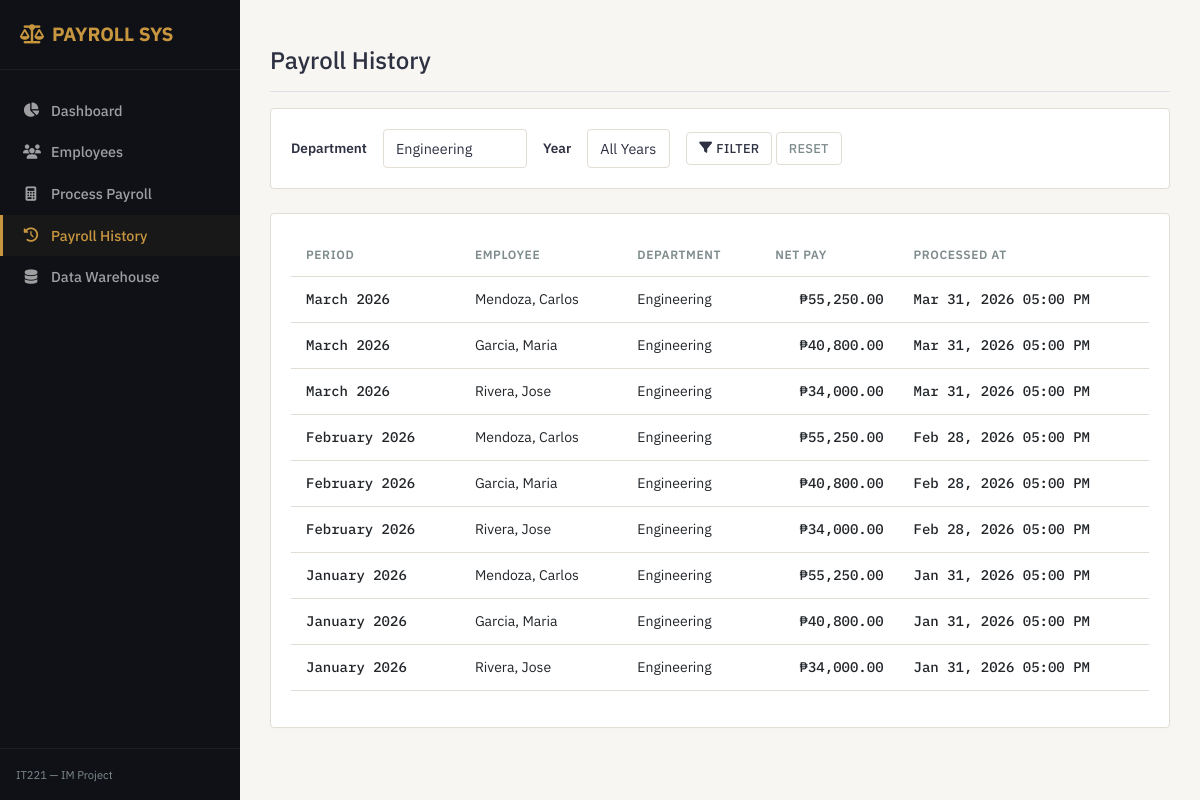
Page /pages/payroll/history.php?dept_id=3 on the committed database.
### tables this page shows
CREATE TABLE payroll_records (
    record_id    INT AUTO_INCREMENT PRIMARY KEY,
    emp_id       INT            NOT NULL,
    period_month TINYINT        NOT NULL CHECK (period_month BETWEEN 1 AND 12),
    period_year  SMALLINT       NOT NULL CHECK (period_year BETWEEN 2000 AND 2099),
    basic_pay    DECIMAL(12,2)  NOT NULL DEFAULT 0.00,
    total_deductions DECIMAL(12,2) NOT NULL DEFAULT 0.00,
    net_pay      DECIMAL(12,2)  NOT NULL DEFAULT 0.00,
    processed_at DATETIME       NOT NULL DEFAULT CURRENT_TIMESTAMP,
    notes        TEXT           NULL,

    CONSTRAINT uq_payroll_period
        UNIQUE (emp_id, period_month, period_year),

    CONSTRAINT fk_payroll_emp
        FOREIGN KEY (emp_id) REFERENCES employees(emp_id)
        ON DELETE RESTRICT
        ON UPDATE CASCADE
);

CREATE TABLE departments (
    dept_id     INT AUTO_INCREMENT PRIMARY KEY,
    dept_name   VARCHAR(100) NOT NULL UNIQUE,
    created_at  DATETIME     NOT NULL DEFAULT CURRENT_TIMESTAMP
);

### pages/payroll/history.php (the view, shortened to what this page needs)
<?php
require_once __DIR__ . '/../../config/db.php';
$dept_id = (int)($_GET['dept_id'] ?? 0);
$dept_stmt = $pdo->query("SELECT * FROM departments ORDER BY dept_name");
$departments = $dept_stmt->fetchAll();
$sql = "
    SELECT
        pr.record_id,
        CONCAT(e.last_name, ', ', e.first_name) AS full_name,
        d.dept_name,
        pr.period_month,
        pr.period_year,
        pr.net_pay,
        pr.processed_at
    FROM payroll_records pr
    INNER JOIN employees e ON pr.emp_id = e.emp_id
    INNER JOIN positions p ON e.pos_id = p.pos_id
    INNER JOIN departments d ON p.dept_id = d.dept_id
    WHERE 1=1
";
$params = [];
if ($dept_id > 0) {
    $sql .= " AND d.dept_id = ?";
    $params[] = $dept_id;
}
$sql .= " ORDER BY pr.processed_at DESC";
$stmt = $pdo->prepare($sql);
$stmt->execute($params);
$history = $stmt->fetchAll();
require_once __DIR__ . '/../../includes/header.php';
require_once __DIR__ . '/../../includes/sidebar.php';
?>
<div class="d-flex justify-content-between flex-wrap flex-md-nowrap align-items-center pt-3 pb-2 mb-3 border-bottom">
    <h1 class="h4">Payroll History</h1>
</div>
<div class="card mb-4">
    <div class="card-body">
        <form method="GET" action="" class="row g-3 align-items-center">
            <div class="col-auto">
                <label for="dept_id" class="form-label mb-0">Department</label>
            </div>
            <div class="col-auto">
                <select class="form-control" id="dept_id" name="dept_id">
                    <?php foreach ($departments as $dept): ?>
                        <option value="<?php echo $dept['dept_id']; ?>" <?php echo ($dept_id == $dept['dept_id']) ? 'selected' : ''; ?>>
                            <?php echo htmlspecialchars($dept['dept_name']); ?>
                        </option>
                    <?php endforeach; ?>
                </select>
            </div>
            <div class="col-auto">
                <label for="year" class="form-label mb-0">Year</label>
            </div>
            <div class="col-auto">
                <select class="form-control" id="year" name="year">
                    <option value="0">All Years</option>
                </select>
            </div>
            <div class="col-auto">
                <button type="submit" class="btn btn-outline">
                    <i class="fa-solid fa-filter me-1"></i>Filter
                </button>
                <a href="/payroll_management_IM/pages/payroll/history.php" class="btn btn-outline text-muted">Reset</a>
            </div>
        </form>
    </div>
</div>
<div class="card">
    <div class="card-body">
        <div class="table-responsive">
            <table class="table">
                <thead>
                    <tr>
                        <th>Period</th>
                        <th>Employee</th>
                        <th>Department</th>
                        <th class="text-right">Net Pay</th>
                        <th>Processed At</th>
                    </tr>
                </thead>
                <tbody>
                    <?php foreach ($history as $row): ?>
                        <tr>
                            <td class="numeric">
                                <?php echo date('F', mktime(0, 0, 0, $row['period_month'], 1)) . ' ' . $row['period_year']; ?>
                            </td>
                            <td><?php echo htmlspecialchars($row['full_name']); ?></td>
                            <td><?php echo htmlspecialchars($row['dept_name']); ?></td>
                            <td class="amount text-right">₱<?php echo number_format($row['net_pay'], 2); ?></td>
                            <td class="date"><?php echo date('M d, Y h:i A', strtotime($row['processed_at'])); ?></td>
                        </tr>
                    <?php endforeach; ?>
                </tbody>
            </table>
        </div>
    </div>
</div>
<?php require_once __DIR__ . '/../../includes/footer.php'; ?>

### assets/css/theme.css (style rules this page uses)
:root { --color-sidebar: #0F1117; --color-bg: #F7F6F2; --color-accent: #C8963E; --color-text: #2D3142; --color-text-muted: #7F8C8D; --color-card-border: #E2DDD5; --color-table-row-alt: #F0EDE6; --color-destructive: #C0392B; --font-sans: 'IBM Plex Sans', -apple-system, BlinkMacSystemFont, "Segoe UI", Roboto, "Helvetica Neue", Arial, sans-serif; --font-mono: 'IBM Plex Mono', SFMono-Regular, Menlo, Monaco, Consolas, "Liberation Mono", "Courier New", monospace; }
body { font-family: var(--font-sans); background-color: var(--color-bg); color: var(--color-text); font-size: 14px; margin: 0; }
.card { background-color: #FFFFFF; border: 1px solid var(--color-card-border); border-radius: 4px; box-shadow: 0 2px 4px rgba(0, 0, 0, 0.01); margin-bottom: 20px; }
.card-body { padding: 20px; }
.table { width: 100%; margin-bottom: 1rem; color: var(--color-text); border-collapse: collapse; }
.table th, .table td { padding: 12px 15px; vertical-align: middle; border: none; }
.table thead th { font-weight: 600; text-transform: uppercase; font-size: 0.75rem; letter-spacing: 0.05em; color: var(--color-text-muted); border-bottom: 1px solid var(--color-card-border); text-align: left; }
.table tbody tr { border-bottom: 1px solid var(--color-card-border); }
.table tbody tr:nth-of-type(even) { background-color: var(--color-table-row-alt); }
.amount, .numeric, .date { font-family: var(--font-mono); font-weight: 500; }
.btn { border-radius: 4px; font-weight: 500; font-size: 0.8rem; padding: 6px 12px; text-transform: uppercase; letter-spacing: 0.02em; transition: all 0.2s ease; border: 1px solid transparent; cursor: pointer; display: inline-flex; align-items: center; justify-content: center; text-decoration: none; }
.btn-outline { border-color: var(--color-card-border); color: var(--color-text); background-color: #FFFFFF; }
.form-control { display: block; width: 100%; padding: 8px 12px; font-size: 0.9rem; font-family: var(--font-sans); color: var(--color-text); background-color: #FFFFFF; border: 1px solid var(--color-card-border); border-radius: 4px; box-sizing: border-box; }
.form-label { display: inline-block; margin-bottom: 6px; font-weight: 600; font-size: 0.85rem; color: var(--color-text); }
.text-muted { color: var(--color-text-muted) !important; }
.text-right { text-align: right; }

### rows in the picture
payroll_records: period_month "March", period_year "2026", full_name "Mendoza, Carlos", departments.dept_name "Engineering", net_pay "55,250.00", processed_at "Mar 31, 2026 05:00 PM"
payroll_records: period_month "March", period_year "2026", full_name "Garcia, Maria", departments.dept_name "Engineering", net_pay "40,800.00", processed_at "Mar 31, 2026 05:00 PM"
payroll_records: period_month "March", period_year "2026", full_name "Rivera, Jose", departments.dept_name "Engineering", net_pay "34,000.00", processed_at "Mar 31, 2026 05:00 PM"
payroll_records: period_month "February", period_year "2026", full_name "Mendoza, Carlos", departments.dept_name "Engineering", net_pay "55,250.00", processed_at "Feb 28, 2026 05:00 PM"
payroll_records: period_month "February", period_year "2026", full_name "Garcia, Maria", departments.dept_name "Engineering", net_pay "40,800.00", processed_at "Feb 28, 2026 05:00 PM"
payroll_records: period_month "February", period_year "2026", full_name "Rivera, Jose", departments.dept_name "Engineering", net_pay "34,000.00", processed_at "Feb 28, 2026 05:00 PM"
payroll_records: period_month "January", period_year "2026", full_name "Mendoza, Carlos", departments.dept_name "Engineering", net_pay "55,250.00", processed_at "Jan 31, 2026 05:00 PM"
payroll_records: period_month "January", period_year "2026", full_name "Garcia, Maria", departments.dept_name "Engineering", net_pay "40,800.00", processed_at "Jan 31, 2026 05:00 PM"
payroll_records: period_month "January", period_year "2026", full_name "Rivera, Jose", departments.dept_name "Engineering", net_pay "34,000.00", processed_at "Jan 31, 2026 05:00 PM"

### other values in the picture
form field dept_id "Engineering"
